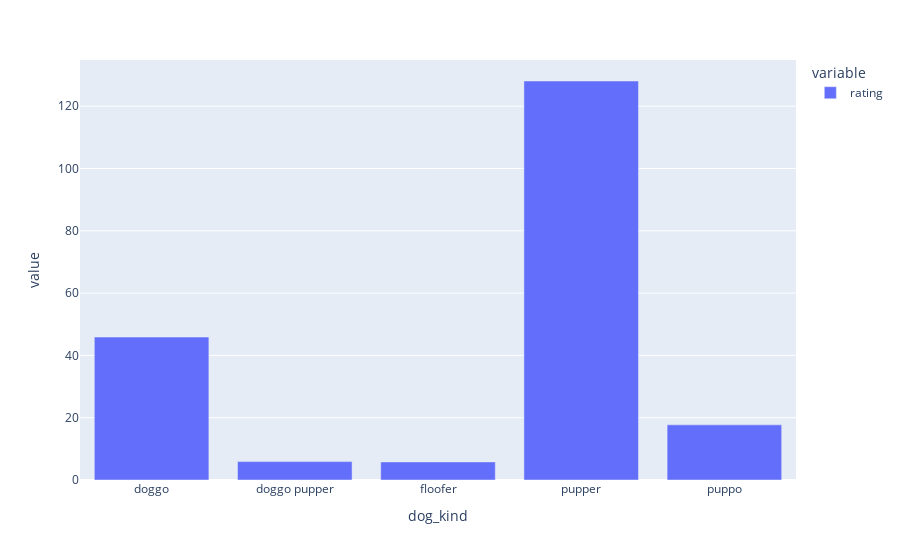

Notebook code cell kept with this figure:
### Code cell
#most rated dog_kind
px.bar(most_rated_kind)

### Figure 1 — Plotly figure (JSON) as saved in the notebook; plotly's stock layout.template omitted (floating-point values rounded to 4 significant figures)
{"data": [{"hovertemplate": "variable=rating<br>dog_kind=%{x}<br>value=%{y}<extra></extra>", "legendgroup": "rating", "marker": {"color": "#636efa", "pattern": {"shape": ""}}, "name": "rating", "orientation": "v", "showlegend": true, "textposition": "auto", "type": "bar", "x": ["doggo", "doggo pupper", "floofer", "pupper", "puppo"], "xaxis": "x", "y": [45.9, 5.9, 5.8, 128.1, 17.7], "yaxis": "y"}], "layout": {"barmode": "relative", "legend": {"title": {"text": "variable"}, "tracegroupgap": 0}, "margin": {"t": 60}, "xaxis": {"anchor": "y", "domain": [0, 1], "title": {"text": "dog_kind"}}, "yaxis": {"anchor": "x", "domain": [0, 1], "title": {"text": "value"}}}}
